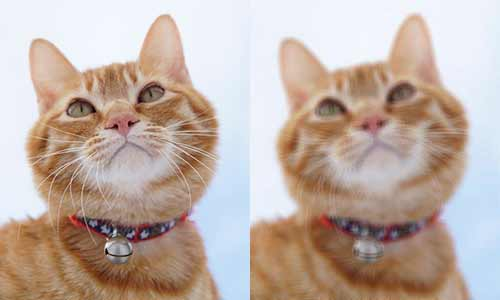
#> input picture use_python_do_something/pic.jpg, 500 x 300 px
$ python pic.py
#> lines starting #> are read from the running program, lines starting #| are printed output that depends on the picture
#!/usr/bin/env python

from PIL import Image, ImageFilter

im= Image.open('pic.jpg')
#> im is the input picture: PIL image 500x300 RGB; mean R, G, B 192.4, 175.3, 166.4
w, h = im.size
#> w = 500; h = 300
print('Original image size:%sx%s' %(w,h))
#| Original image size:500x300

#im.thumbnail((w//2, h//2))
#print('Resize image to:%sx%s' %(w//2, h//2))

#im.save('thumbnail.jpg', 'jpeg')

im2=im.filter(ImageFilter.BLUR)
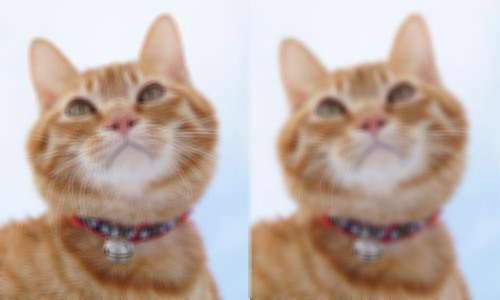
#> im2: PIL image 500x300 RGB; mean R, G, B 192.5, 175.3, 166.4
im2.save('blur.jpg','jpeg')
